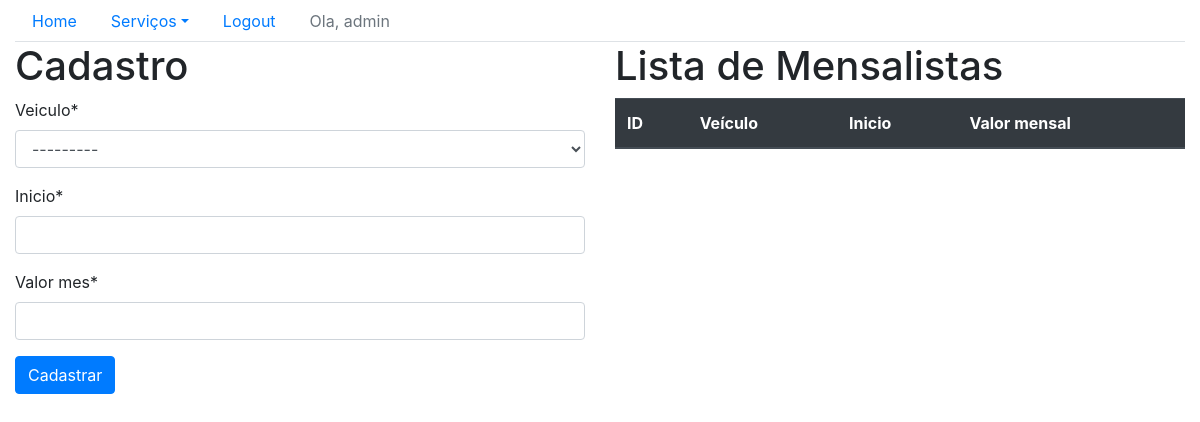
Page /sistema/mensalistas/ (signed in) on the earlier database version.
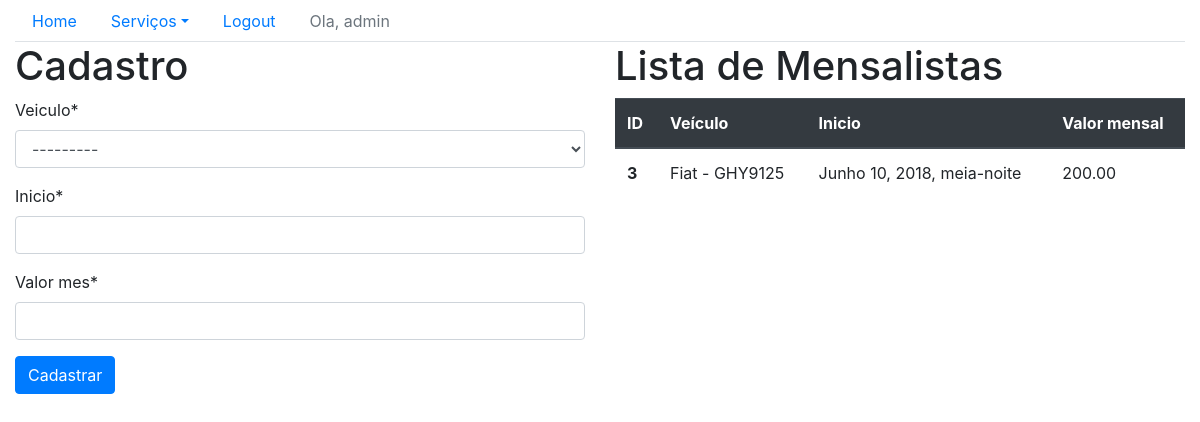
Same page on the later database version.
### core/models.py (models this page shows, shortened)
class Mensalista(models.Model):
    veiculo = models.ForeignKey("Veiculo", on_delete=models.CASCADE)
    inicio = models.DateTimeField()
    valor_mes  = models.DecimalField(max_digits=6, decimal_places=2)

class Veiculo(models.Model):
    marca = models.ForeignKey('Marca', on_delete=models.CASCADE)
    placa = models.CharField(max_length=7)
    proprietario = models.ForeignKey('Pessoa', on_delete=models.CASCADE)
    cor = models.CharField(max_length=15)
    observacoes = models.TextField()
    def __str__(self):
        return self.marca.nome + ' - ' + self.placa

class Marca(models.Model):
    nome = models.CharField(max_length=50)

### core/views.py (the view)
# urls.py: path('mensalistas/', lista_mensalistas, name='core_lista_mensalista'),
@login_required
def lista_mensalistas(request):
    mensalistas = Mensalista.objects.all()
    form = MensalistaForm()
    data = {'mensalistas': mensalistas, 'form': form}
    return render(request, 'core/lista_mensalistas.html', data)

### core/forms.py
class MensalistaForm(ModelForm):
    class Meta:
        model = Mensalista
        fields = ('__all__')

### core/templates/core/lista_mensalistas.html (shortened to what this page needs)
{% extends 'base.html'%}
{% load crispy_forms_tags %}
{% block main %}
   <div class="row">
       <div class="col-sm-6">
            <h1>Cadastro</h1>
            <form action="{%url 'core_mensalista_novo' %}" method="post">
                {{form|crispy}}
                <button type="submit" class="btn btn-primary">Cadastrar</button>
            </form>
       </div>
       <div class="col-sm-6">
            <h1>Lista de Mensalistas</h1>
            <table class="table table-hover">
                <thead class="thead-dark">
                    <tr>
                    <th scope="col">ID</th>
                    <th scope="col">Veículo</th>
                    <th scope="col">Inicio</th>
                    <th scope="col">Valor mensal</th>
                    </tr>
                </thead>
                {% for mensalista in mensalistas %}
                     <tbody>
                        <tr class="table-row"data-href="{% url 'core_mensalista_update' mensalista.id%}">
                                <th scope="row">{{mensalista.id}}</th>
                                <td>{{mensalista.veiculo}}</td>
                                <td>{{mensalista.inicio}}</td>
                                <td>{{mensalista.valor_mes}}</td>
                        </tr>
                    </tbody>
                {% endfor %}
            </table>
       </div>
   </div>
{% endblock main %}

Differences in the rows shown:
added Mensalista: id "3", veiculo "Fiat - GHY9125", inicio "Junho 10, 2018, meia-noite", valor_mes "200.00"
